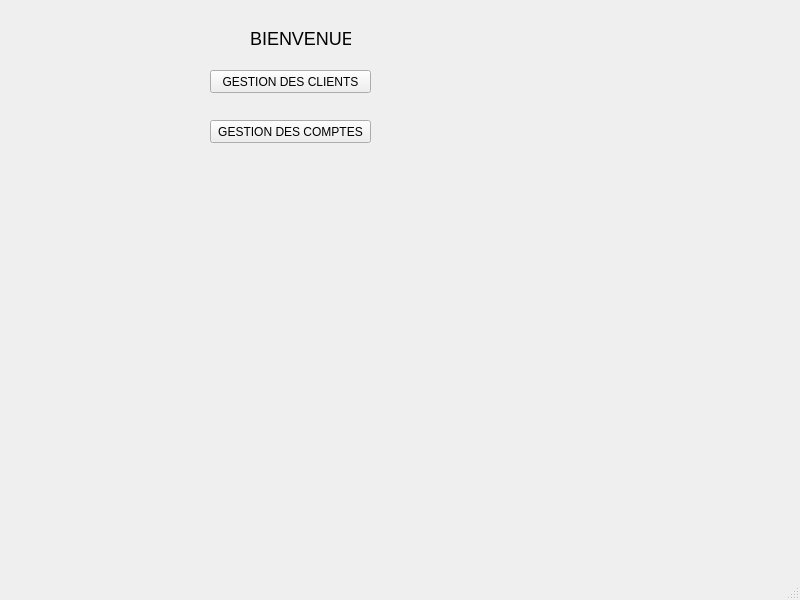
<?xml version="1.0" encoding="UTF-8"?>
<ui version="4.0">
 <class>MainWindow</class>
 <widget class="QMainWindow" name="MainWindow">
  <property name="geometry">
   <rect>
    <x>0</x>
    <y>0</y>
    <width>800</width>
    <height>600</height>
   </rect>
  </property>
  <property name="windowTitle">
   <string>MainWindow</string>
  </property>
  <widget class="QWidget" name="centralwidget">
   <widget class="QLabel" name="label">
    <property name="geometry">
     <rect>
      <x>250</x>
      <y>30</y>
      <width>101</width>
      <height>16</height>
     </rect>
    </property>
    <property name="styleSheet">
     <string notr="true">QLabel{
	font-size: 18px;
}</string>
    </property>
    <property name="text">
     <string>BIENVENUE</string>
    </property>
   </widget>
   <widget class="QPushButton" name="pushButton">
    <property name="geometry">
     <rect>
      <x>210</x>
      <y>70</y>
      <width>161</width>
      <height>23</height>
     </rect>
    </property>
    <property name="text">
     <string>GESTION DES CLIENTS</string>
    </property>
   </widget>
   <widget class="QPushButton" name="pushButton_2">
    <property name="geometry">
     <rect>
      <x>210</x>
      <y>120</y>
      <width>161</width>
      <height>23</height>
     </rect>
    </property>
    <property name="text">
     <string>GESTION DES COMPTES</string>
    </property>
   </widget>
  </widget>
  <widget class="QMenuBar" name="menubar">
   <property name="geometry">
    <rect>
     <x>0</x>
     <y>0</y>
     <width>800</width>
     <height>21</height>
    </rect>
   </property>
  </widget>
  <widget class="QStatusBar" name="statusbar"/>
 </widget>
 <resources/>
 <connections/>
</ui>
